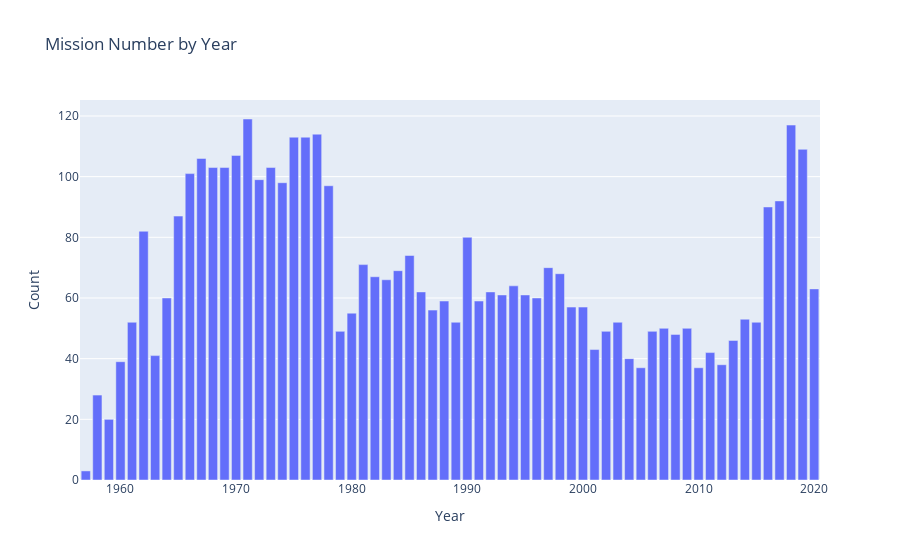

The cell this chart's notebook holds for it:
### Code cell
fig=px.bar(ds,x='Year',y='Count',title='Mission Number by Year')
fig.show()

### Figure 1 — Plotly figure (JSON) as saved in the notebook; plotly's stock layout.template omitted (floating-point values rounded to 4 significant figures)
{"data": [{"alignmentgroup": "True", "hovertemplate": "Year=%{x}<br>Count=%{y}<extra></extra>", "legendgroup": "", "marker": {"color": "#636efa", "pattern": {"shape": ""}}, "name": "", "offsetgroup": "", "orientation": "v", "showlegend": false, "textposition": "auto", "type": "bar", "x": [1971, 2018, 1977, 1975, 1976, 2019, 1970, 1967, 1973, 1968, 1969, 1966, 1972, 1974, 1978, 2017, 2016, 1965, 1962, 1990, 1985, 1981, 1997, 1984, 1998, 1982, 1983, 1994, 2020, 1992, 1986, 1993, 1995, 1996, 1964, 1988, 1991, 1999, 2000, 1987, 1980, 2014, 1961, 2003, 2015, 1989, 2009, 2007, 1979, 2002, 2006, 2008, 2013, 2001, 2011, 1963, 2004, 1960, 2012, 2010, 2005, 1958, 1959, 1957], "xaxis": "x", "y": [119, 117, 114, 113, 113, 109, 107, 106, 103, 103, 103, 101, 99, 98, 97, 92, 90, 87, 82, 80, 74, 71, 70, 69, 68, 67, 66, 64, 63, 62, 62, 61, 61, 60, 60, 59, 59, 57, 57, 56, 55, 53, 52, 52, 52, 52, 50, 50, 49, 49, 49, 48, 46, 43, 42, 41, 40, 39, 38, 37, 37, 28, 20, 3], "yaxis": "y"}], "layout": {"barmode": "relative", "legend": {"tracegroupgap": 0}, "title": {"text": "Mission Number by Year"}, "xaxis": {"anchor": "y", "domain": [0, 1], "title": {"text": "Year"}}, "yaxis": {"anchor": "x", "domain": [0, 1], "title": {"text": "Count"}}}}
